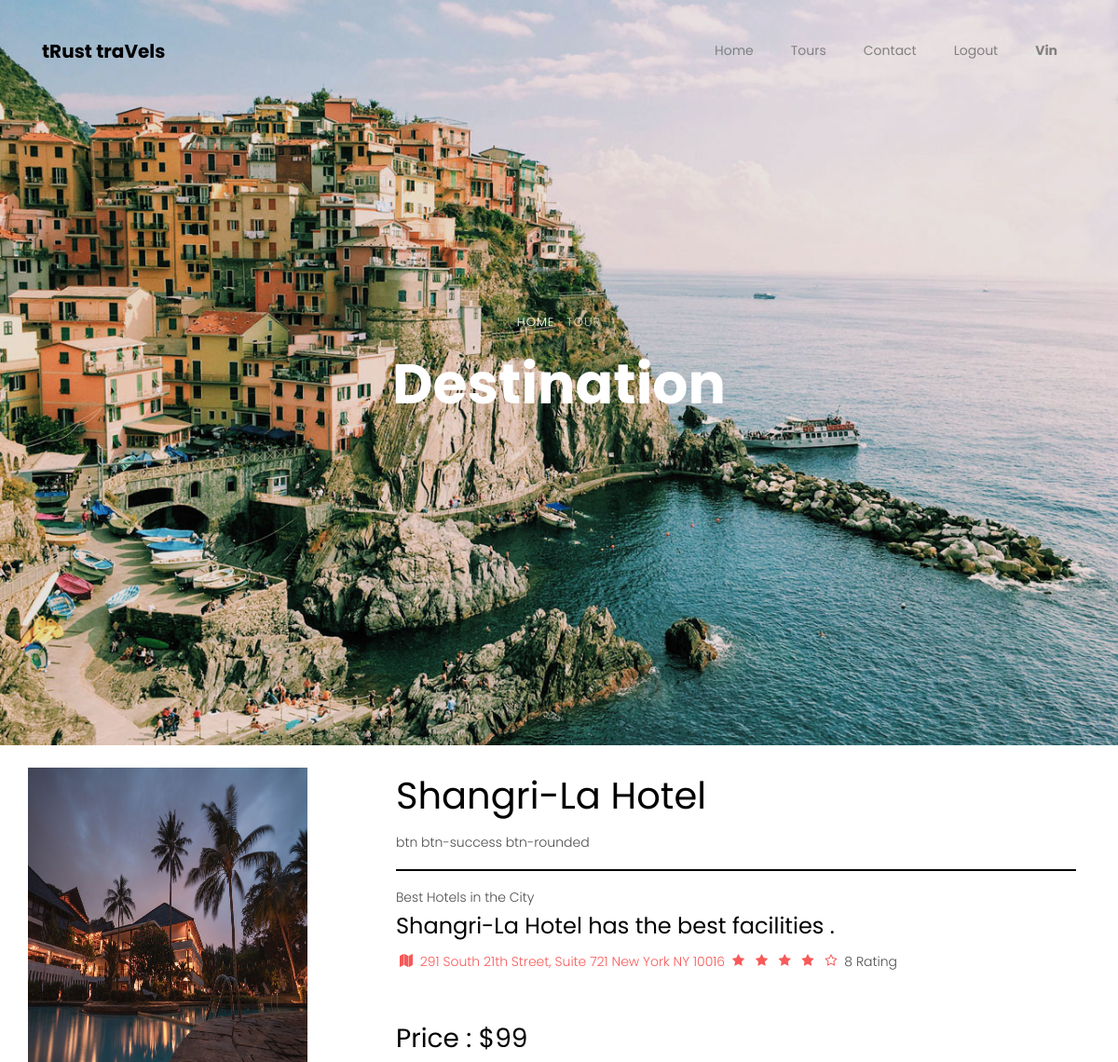
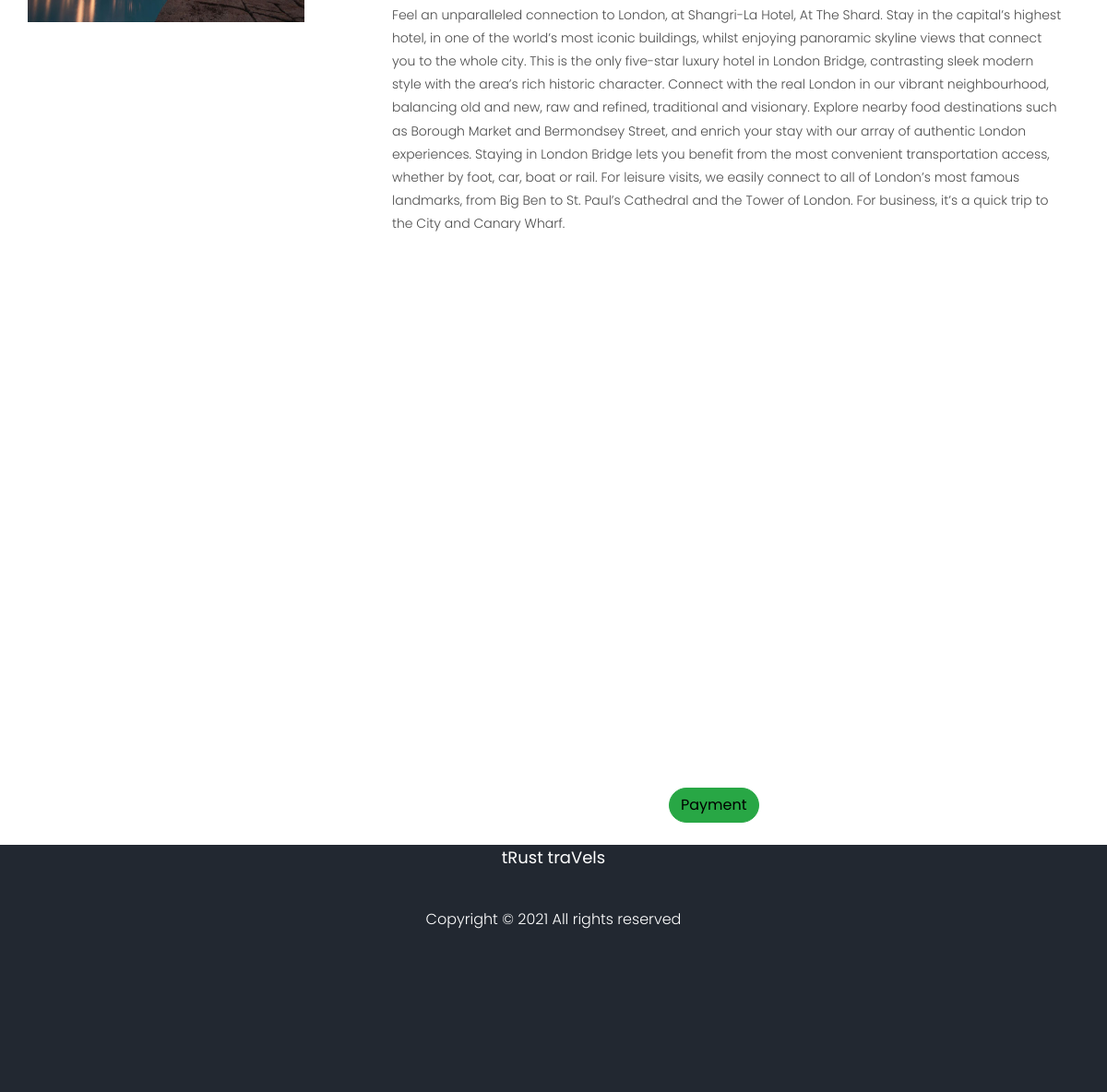
Page /tours/discover/12/hotel/1/ (signed in) on the committed database (2 pictures, top to bottom).
### home/models.py (models this page shows, shortened)
class Hotels(models.Model):
    myyid = models.AutoField
    hotel_name=models.CharField(max_length=100)
    desc=models.CharField(max_length=100000,default="")
    hotel_img=models.ImageField(upload_to="img/%y")
    price=models.IntegerField(default="0")

### home/views.py (the view)
# urls.py: path("tours/discover/<int:myid>/hotel/<int:myyid>/",views.hotel_view,name = "hotel_view"),
@login_required(login_url='../login/')
def hotel_view(request,myid,myyid):
    hot = Hotels.objects.filter(id=myyid)
    return render(request, "home/hotel_view.html",{'hot':hot[0]})

### home/templates/home/hotel_view.html (shortened to what this page needs)
{% extends 'base.html' %}
{% block body %}
<div class="hero-wrap js-fullheight" style="background-image: url('/static/images/bg_3.jpg');">
    <div class="container">
      <div class="row no-gutters slider-text js-fullheight align-items-center justify-content-center" data-scrollax-parent="true">
        <div class="col-md-9 ftco-animate text-center" data-scrollax=" properties: { translateY: '70%' }">
          <p class="breadcrumbs" data-scrollax="properties: { translateY: '30%', opacity: 1.6 }"><span class="mr-2"><a href="index.html">Home</a></span> <span>Tour</span></p>
          <h1 class="mb-3 bread" data-scrollax="properties: { translateY: '30%', opacity: 1.6 }">Destination</h1>
        </div>
      </div>
    </div>
  </div>
<div class="container my-4">
    <div class="row">
        <div class="col-md-4">
            <div class="row">
                <img src="{{hot.hotel_img.url}}" width="300px" height="340px">
            </div>
        </div>
        <div class="col-md-8">
            <h1>{{hot.hotel_name}}</h1>btn btn-success btn-rounded
            <hr style="border-top: solid 2px black;">
            <span>Best Hotels in the City</span>
            <h4>{{hot.hotel_name}} has the best facilities .</h4>
            <p class="rate mb-5">
                <span class="loc"><a href="#"><i class="icon-map"></i> 291 South 21th Street, Suite 721 New York NY 10016</a></span>
                <span class="star">
                      <i class="icon-star"></i>
                      <i class="icon-star"></i>
                      <i class="icon-star"></i>
                      <i class="icon-star"></i>
                      <i class="icon-star-o"></i>
                      8 Rating</span>
                  </p>
                        <h3>Price : ${{hot.price}}</h3>
                  <p>{{hot.desc}}</p>
            <button class="btn btn-success btn-rounded" style="margin-left: 300px;"><a href="payment/" style="color: black; ">Payment</a></button>
        </div>
    </div>
</div>
{% endblock %}

### templates/base.html (shortened to what this page needs)
{% load static %}
<!doctype html>
<html lang="en">
<head>
  <link rel="stylesheet" href="/static/css/open-iconic-bootstrap.min.css">
  <link rel="stylesheet" href="/static/css/animate.css">
  <link rel="stylesheet" href="/static/css/owl.carousel.min.css">
  <link rel="stylesheet" href="/static/css/owl.theme.default.min.css">
  <link rel="stylesheet" href="/static/css/magnific-popup.css">
  <link rel="stylesheet" href="/static/css/aos.css">
  <link rel="stylesheet" href="/static/css/ionicons.min.css">
  <link rel="stylesheet" href="/static/css/bootstrap-datepicker.css">
  <link rel="stylesheet" href="/static/css/jquery.timepicker.css">
  <link rel="stylesheet" href="/static/css/flaticon.css">
  <link rel="stylesheet" href="/static/css/icomoon.css">
  <link rel="stylesheet" href="/static/css/style.css">
</head>
<body>
  <nav class="navbar navbar-expand-lg navbar-dark ftco_navbar bg-dark ftco-navbar-light" id="ftco-navbar">
    <div class="container">
      <a class="navbar-brand" href="/">tRust traVels</a>
      <div class="collapse navbar-collapse" id="ftco-nav">
        <ul class="navbar-nav ml-auto">
          {% if user.is_authenticated %}
          <li class="nav-item active"><a href="/" class="nav-link">Home</a></li>
          <li class="nav-item"><a href="/tours/" class="nav-link">Tours</a></li>
          <li class="nav-item"><a href="/contact/" class="nav-link">Contact</a></li>
          <li class="nav-item"><a href="/login/logout/" class="nav-link">Logout</a></li>
          <li class="nav-item bi bi-person-circle"><a href="/login/profile/" class="nav-link"><b>{{user.username}}</b></a></li>
          {%endif%}
        </ul>
      </div>
    </div>
  </nav>
  {% block body %}{% endblock %}
  <footer class="ftco-footer ftco-bg-dark ftco-section">
    <div class="container">
      <div class="row mb-5">
        <div class="col-md">
          <div class="ftco-footer-widget mb-4">
            <h2 class="ftco-heading-2 text-center">tRust traVels</h2>
            <div class="col-md-12 text-center " style="color: white;">
              Copyright &copy;
              <script>document.write(new Date().getFullYear());</script> All rights reserved
          </div>
         <ul class="ftco-footer-social list-unstyled float-md-left float-lft mt-5 " style="margin-left: 480px;">
            </ul>
          </div>
        </div>
    </div>
  </footer>
</body>
</html>

### static/css/icomoon.css (style rules this page uses)
[class^="icon-"], [class*=" icon-"] { font-family: 'icomoon' !important; speak: none; font-style: normal; font-weight: normal; font-variant: normal; text-transform: none; line-height: 1; -webkit-font-smoothing: antialiased; -moz-osx-font-smoothing: grayscale; }
.icon-star:before { content: "\f005"; }
.icon-star-o:before { content: "\f006"; }
.icon-map:before { content: "\f279"; }

### templates/base.html (style rules this page uses)
.ftco-navbar-light .navbar-nav > .nav-item.active > a { color: gray; }
.ftco-navbar-light .navbar-nav > .nav-item > .nav-link { font-size: 14px; padding-top: .9rem; padding-bottom: .9rem; padding-left: 20px; padding-right: 20px; color: gray; font-weight: 400; opacity: 1 !important; }
.ftco-footer { font-size: 16px; background: #222831; padding: 0.5px; }
.ftco-navbar-light .navbar-brand { color: black; }

### rows in the picture
Hotels: hotel_img (picture), hotel_name "Shangri-La Hotel", price "99", desc "Feel an unparalleled connection to London, at Shangri-La Hotel, At The Shard. Stay in the capital’s highest hotel, in one of the world’s most iconic buildings, whilst enjoying panoramic skyline views that connect you to the whole city. This is the only five-star luxury hotel in London Bridge, contrasting sleek modern style with the area’s rich historic character. Connect with the real London in our vibrant neighbourhood, balancing old and new, raw and refined, traditional and visionary. Explore nearby food destinations such as Borough Market and Bermondsey Street, and enrich your stay with our array of authentic London experiences. Staying in London Bridge lets you benefit from the most…"

### other values in the picture
{{ user.username }} "Vin"
